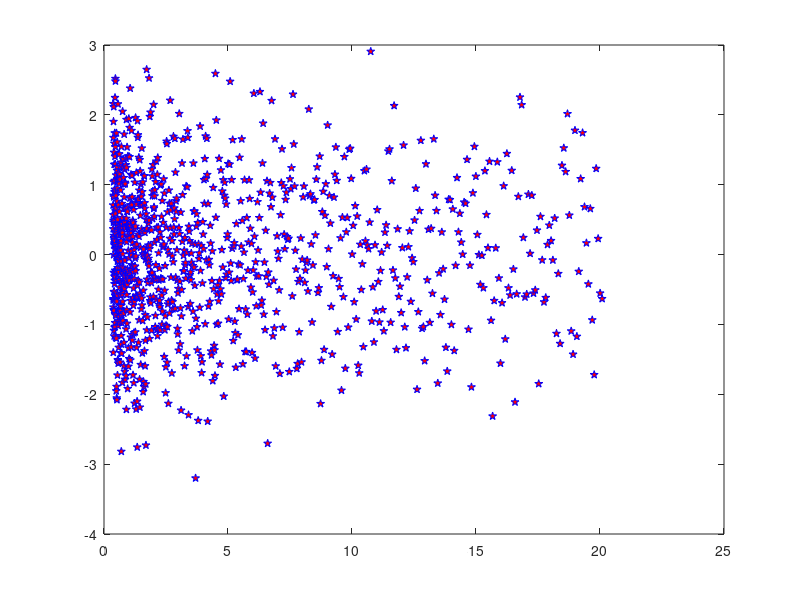
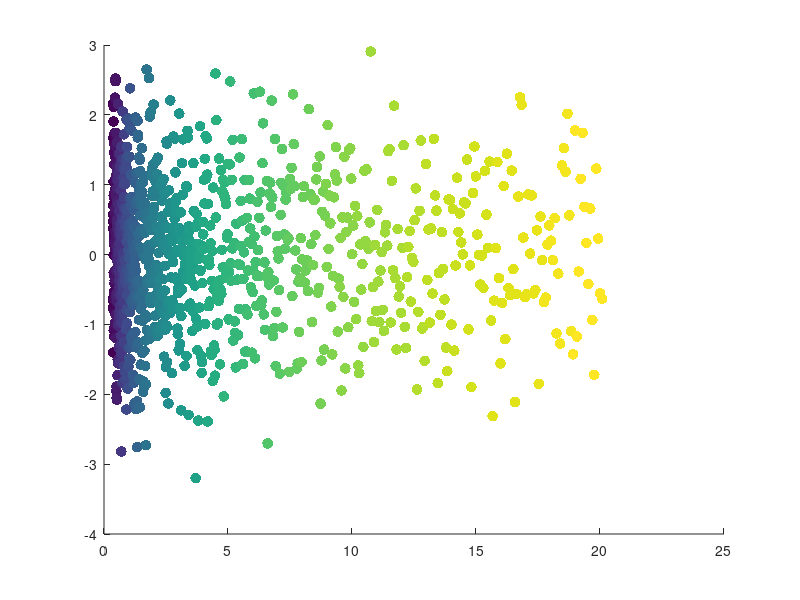

These charts were generated, in order, by the following MATLAB code:
% This is the exercise for '3. Dots'

%% CONSTANTS
LOWERBOUND = -1;
HIGHERBOUND = 3;
DOTS = 1000;

%% Initializing data
data = zeros(2,DOTS);
data(1,:) = exp( linspace(LOWERBOUND, HIGHERBOUND, DOTS) );
data(2,:) = randn(1,DOTS);

%% Plotting
figure(1), clf

h = plot(data(1,:), data(2,:));
set(h, 'Marker', 'pentagram', ...
    'LineStyle','none', ...
    'MarkerFaceColor','r', ...
    'MarkerEdgeColor', 'b')

figure(2), clf

scatter(data(1,:), data(2,:),60,1:DOTS,'filled');
